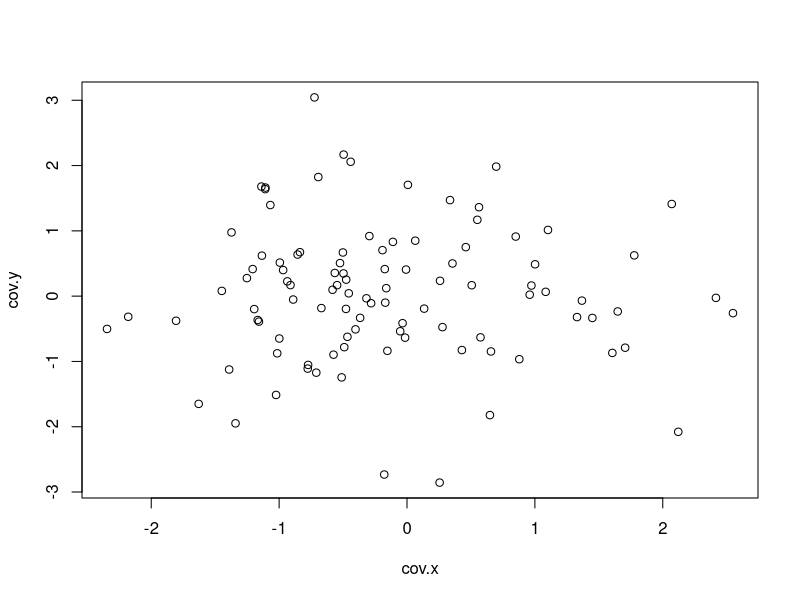
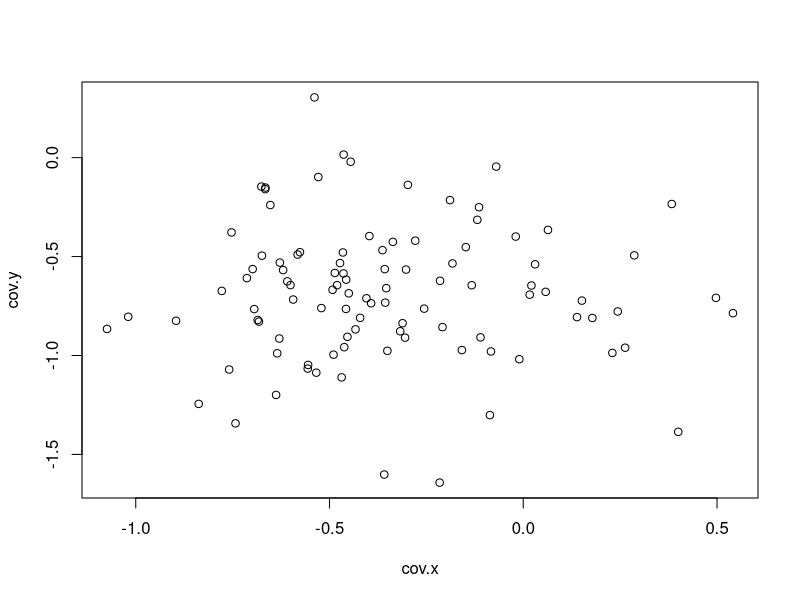
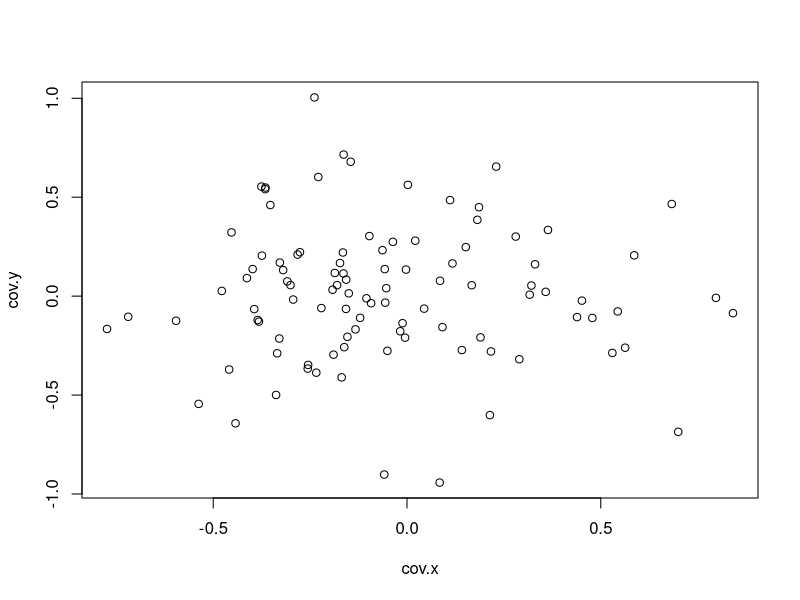
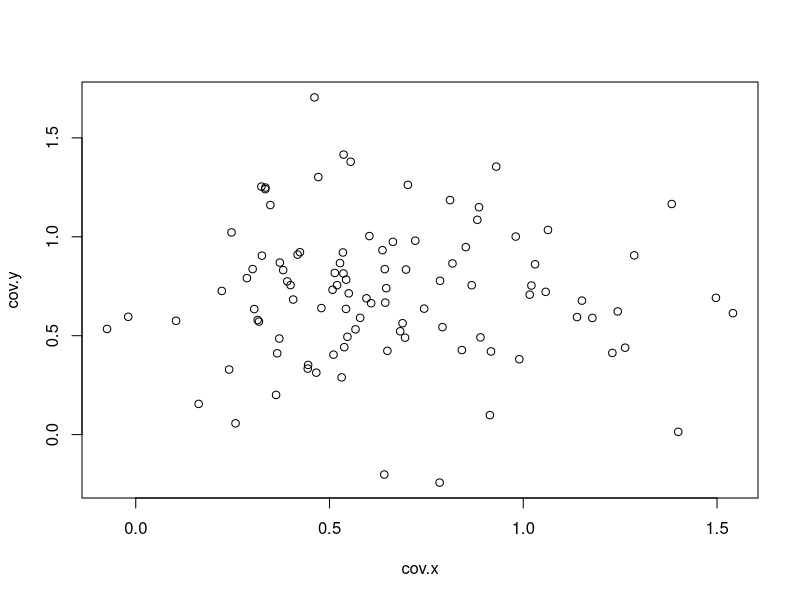
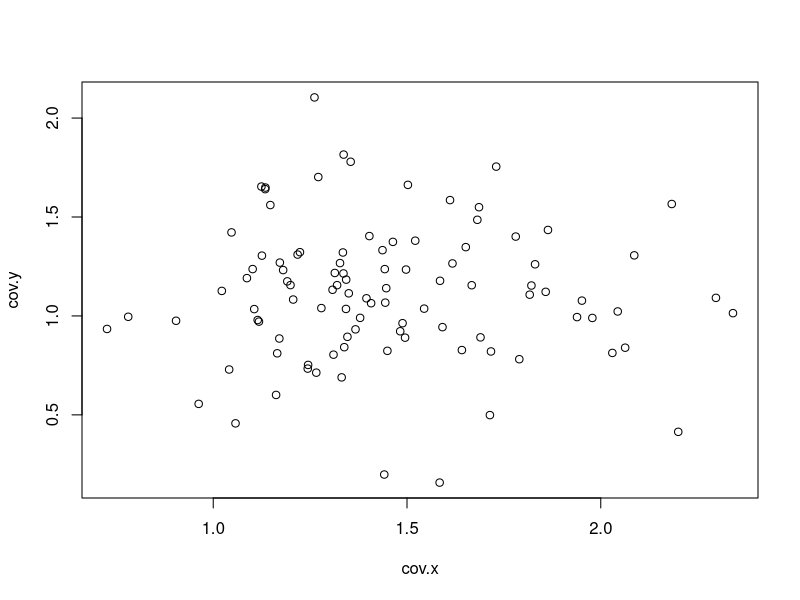
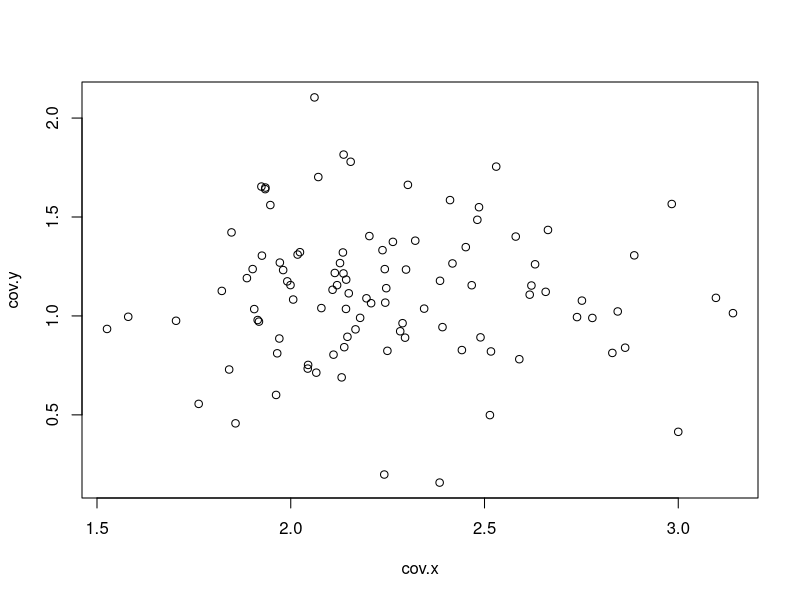
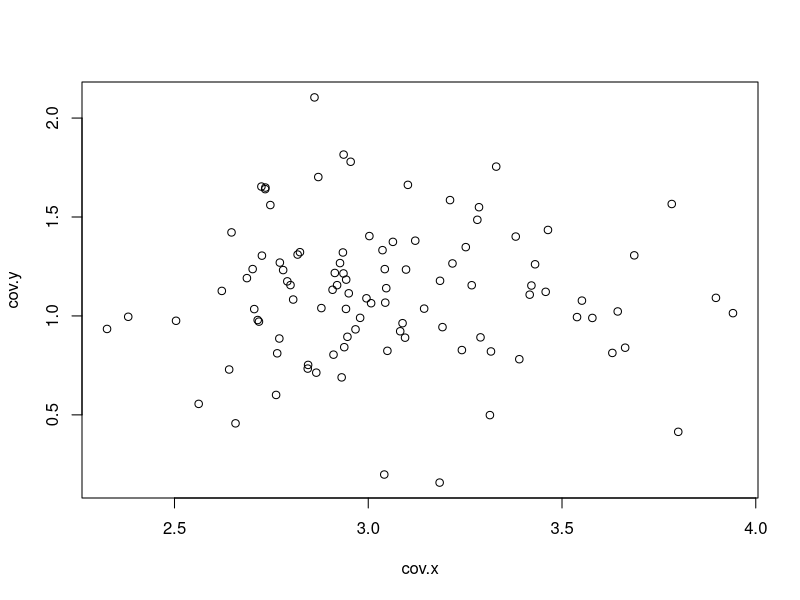
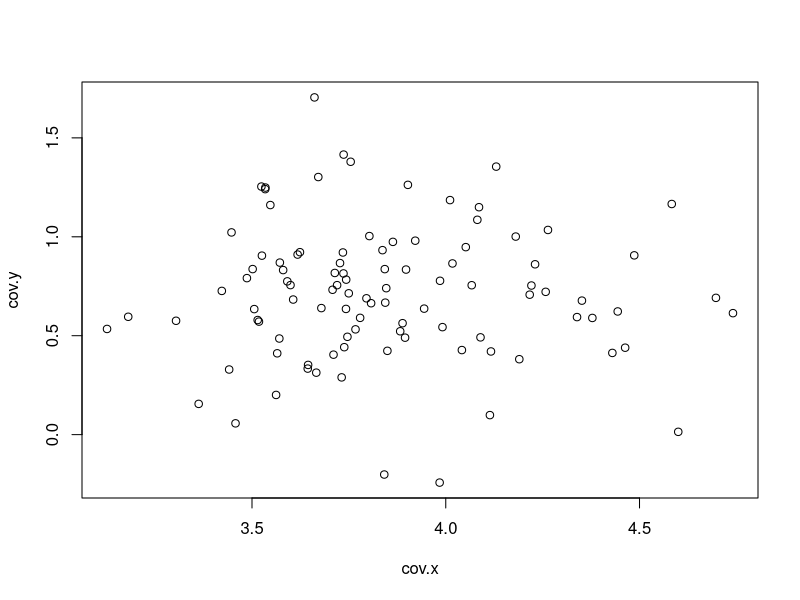

Write the R code that produced these figures, in order.
#### 바나나 분포에서 적용

# 공분산에 따른 분포 만들기 함수
# a~d는 공분산 행렬의 성분, x는 데이터의 갯수
# mean은 각 변수의 평균, sd 표준편차
# 데이터를 만들기 위해서
cov_simulation <- function(x,a,b,c,d,mean.x,mean.y,sd){
  set.seed(1234)
  cov <- matrix(c(a,b,c,d), nrow = 2, ncol = 2)
  x <- rnorm(x, mean = mean.x, sd = sd)
  y <- rnorm(x, mean = mean.y, sd = sd)
  xy <- cbind(x,y)
  cov.xy <- xy %*% cov
  cov.x <- cov.xy[,1]
  cov.y <- cov.xy[,2]
  return(list(plot = plot(cov.x,cov.y), cov.xy = cov.xy))
}
qwe <- cov_simulation(100,1,0,0,1,0,0,1)
qwe$cov.xy

# 바나나 분포
banana.data1 <- cov_simulation(100,1,0,0,1,-0.3,-0.7,0.33)$cov.xy
banana.data2 <- cov_simulation(100,1,0,0,1,0,0,0.33)$cov.xy
banana.data3 <- cov_simulation(100,1,0,0,1,0.7,0.7,0.33)$cov.xy
banana.data4 <- cov_simulation(100,1,0,0,1,1.5,1.1,0.33)$cov.xy
banana.data5 <- cov_simulation(100,1,0,0,1,2.3,1.1,0.33)$cov.xy
banana.data6 <- cov_simulation(100,1,0,0,1,3.1,1.1,0.33)$cov.xy
banana.data7 <- cov_simulation(100,1,0,0,1,3.9,0.7,0.33)$cov.xy
banana.data8 <- cov_simulation(100,1,0,0,1,4.6,0,0.33)$cov.xy
banana.data9 <- cov_simulation(100,1,0,0,1,4.9,-0.7,0.33)$cov.xy

banana.data_1 <- cov_simulation(100,1,0,0,1,2.3,-1.3,0.33)$cov.xy
banana.data_2 <- cov_simulation(100,1,0,0,1,2,-2,0.33)$cov.xy
banana.data_3 <- cov_simulation(100,1,0,0,1,1.3,-2.7,0.33)$cov.xy
banana.data_4 <- cov_simulation(100,1,0,0,1,0.5,-3.1,0.33)$cov.xy
banana.data_5 <- cov_simulation(100,1,0,0,1,-0.3,-3.1,0.33)$cov.xy
banana.data_6 <- cov_simulation(100,1,0,0,1,-1.1,-3.1,0.33)$cov.xy
banana.data_7 <- cov_simulation(100,1,0,0,1,-1.9,-2.7,0.33)$cov.xy
banana.data_8 <- cov_simulation(100,1,0,0,1,-2.6,-2,0.33)$cov.xy
banana.data_9 <- cov_simulation(100,1,0,0,1,-2.9,-1.3,0.33)$cov.xy

banana.data <- rbind(banana.data1,banana.data2,banana.data3,banana.data4,banana.data5,banana.data6,
                     banana.data7,banana.data8,banana.data9,banana.data_1,banana.data_2,banana.data_3,
                     banana.data_4,banana.data_5,banana.data_6,banana.data_7,banana.data_8,banana.data_9)

plot(banana.data)
